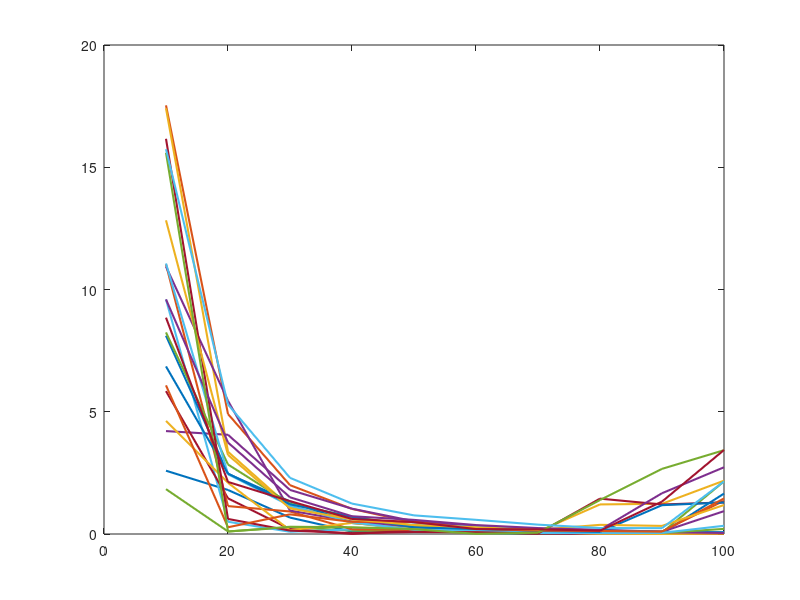

The MATLAB source for this figure: (Note: this script raises an error after producing the figure.)
% This file is the 'main' file and will execute all parameters, functions, data and 
% scripts in the model and executed results are published in plots   

%   Author: Dhruv Jagga
%   Project: Source Code - Cloud Your Bus
%   email: d.jagga@tue.nl
%   Date: 10-12-2019;
%   Revised: 22-05-2020

% Clear Workspace
clc;
clear;
close all;

% Create path in the current directory
directory.current = pwd;                                % returns path of current directory
addpath(genpath('./Results - Online Estimation'));      % add the folder and subfolders to the working path (workspace)
addpath(genpath('./Parameter'));                        % add the folder and subfolders to the working path (workspace)
%%%%%%%%%%%%%%%%%%%%%%%%%%%%%%%%%%%%%%%%%%%%%%%%%%%%%%%%%%%%%%%%%%%%%%%%%%%%%%%%%%%%%%%%%%%%%%%%%%%%%%%%%%%%%%%%%%%%%%%
% Absolute error data over different cycles

x = [1 2 3 4 5 6 7 8 9 10]*10 ;

absError01 = [ 2.5886 1.8003 0.6713 0.0979 0.2183 0.0450 0.0096 0.0221 0.0333 1.6538];
absError02 = [17.5311 4.9065 1.9977 1.0263 0.4699 0.2527 0.1995 0.1305 0.1035 1.3630];
absError03 = [17.4093 3.3644 1.1048 0.6356 0.3045 0.1944 0.0957 1.2101 1.2353 2.1809];
absError04 = [ 4.2092 4.0580 1.8026 1.0347 0.5224 0.3114 0.1936 0.1752 0.0917 0.9345];
absError05 = [ 1.8335 0.1043 0.2733 0.1424 0.1066 0.0481 0.0197 0.0224 0.0579 2.1513];
absError06 = [ 9.5908 0.5008 0.0923 0.1871 0.3909 0.2840 0.1856 0.1176 0.0785 0.0728];
absError07 = [ 5.8435 1.4573 0.2012 0.0028 0.1424 0.0737 0.0164 0.0036 0.0125 0.0178];
absError08 = [ 8.1106 2.4612 1.3298 0.4487 0.2301 0.1419 0.1509 0.1433 0.0880 0.0677];
absError09 = [11.0278 1.1408 0.9209 0.1899 0.1751 0.0418 0.0941 0.0071 0.0154 0.0342];
absError10 = [ 4.6246 2.0940 0.1560 0.4523 0.2006 0.1080 0.0780 0.0121 0.0012 0.0186];
absError11 = [10.9403 5.4457 0.9584 0.5133 0.3078 0.2137 0.1227 0.1159 0.0719 0.0428];
absError12 = [ 8.2445 2.8423 1.2402 0.7020 0.3460 0.1815 0.1491 0.0532 0.0445 0.2086];
absError13 = [11.0640 2.4452 1.1548 0.4770 0.1777 0.1432 0.0422 0.0359 0.0456 0.3365];
absError14 = [16.1641 0.6157 0.1391 0.0348 0.0815 0.0731 0.0208 1.4466 1.2063 1.2916];
absError15 = [ 6.8537 2.4699 1.2130 0.7014 0.2745 0.2076 0.1316 0.0871 1.1791 1.2904];
absError16 = [ 6.0787 0.2751 0.8038 0.4959 0.4981 0.2161 0.1390 0.1233 0.0971 1.4541];
absError17 = [12.8295 3.2326 1.0463 0.5978 0.3663 0.2747 0.1707 0.3748 0.3311 1.1854];
absError18 = [ 9.5958 3.7416 1.5010 0.7260 0.5771 0.3654 0.2430 0.1632 1.6672 2.7289];
absError19 = [15.5932 0.1006 0.2961 0.2765 0.1994 0.0062 0.0519 1.3891 2.6642 3.4272];
absError20 = [15.7371 5.2971 2.2969 1.2432 0.7618 0.5798 0.3828 0.2447 0.2388 2.1487];
absError21 = [ 8.8482 2.1295 1.3443 0.6158 0.4873 0.2025 0.1904 0.1358 1.3245 3.4359];

% Absolute error with updated profile and test data [cycle 03 and cycle 04]
test2absError03 = [10.5115  7.0157 1.5428 0.4213 0.1989 0.2872 0.2175 0.1494 0.1837 0.1749];
test2absError04 = [43.9661 12.2461 4.0771 1.9556 0.7357 0.3024 0.1512 0.1284 0.0259 0.0345];

% Absolute error with updated profile and validation data [cycle 17 and cycle 18]
test2absError17 = [ 3.7141  1.4400 0.8485 0.7175 0.5280 0.4134 0.2697 0.2368 0.1847 0.1540];
test2absError18 = [50.2463 10.3627 3.6298 1.5236 0.6722 0.3876 0.2176 0.1520 0.0811 0.3166];

% Plotting Absolute error over different cycles
err = [15.6976 5.3451 2.2046 1.2401 0.6803 0.5736 0.3732 1.4430 2.6630 3.4181]/2;

% Plot - Progression of Absolute Error - Route 401 (21 Cycle)
figure()
plot(x,absError01,'DisplayName','Cycle01','LineWidth',1.5);
hold on
plot(x,absError02,'DisplayName','Cycle02','LineWidth',1.5);
plot(x,absError03,'DisplayName','Cycle03','LineWidth',1.5);
plot(x,absError04,'DisplayName','Cycle04','LineWidth',1.5);
plot(x,absError05,'DisplayName','Cycle05','LineWidth',1.5);
plot(x,absError06,'DisplayName','Cycle06','LineWidth',1.5);
plot(x,absError07,'DisplayName','Cycle07','LineWidth',1.5);
plot(x,absError08,'DisplayName','Cycle08','LineWidth',1.5);
plot(x,absError09,'DisplayName','Cycle09','LineWidth',1.5);
plot(x,absError10,'DisplayName','Cycle10','LineWidth',1.5);
plot(x,absError11,'DisplayName','Cycle11','LineWidth',1.5);
plot(x,absError12,'DisplayName','Cycle12','LineWidth',1.5);
plot(x,absError13,'DisplayName','Cycle13','LineWidth',1.5);
plot(x,absError14,'DisplayName','Cycle14','LineWidth',1.5);
plot(x,absError15,'DisplayName','Cycle15','LineWidth',1.5);
plot(x,absError16,'DisplayName','Cycle16','LineWidth',1.5);
plot(x,absError17,'DisplayName','Cycle17','LineWidth',1.5);
plot(x,absError18,'DisplayName','Cycle18','LineWidth',1.5);
plot(x,absError19,'DisplayName','Cycle19','LineWidth',1.5);
plot(x,absError20,'DisplayName','Cycle20','LineWidth',1.5);
plot(x,absError21,'DisplayName','Cycle21','LineWidth',1.5);
errorbar(x,absError21,err,'DisplayName','Error Bar','LineWidth',1.5);
hold off
% Figure Properties
ylabel('Absolute Error [%]','FontSize',12,'FontWeight','bold','Color','k');
xlabel('Route Distance Travelled [%]','FontSize',12,'FontWeight','bold','Color','k');
%title('Progression of Absolute Error - Route 401 (21 Cycle)','FontSize',12,'FontWeight','bold','Color','k');
lgd = legend;
lgd.FontSize = 6.5;
lgd.Location = 'northeast';
grid on;

% Plot - Comparison of Absolute Error (in measured and estimated energy)- Route 401 (Training Data) with base profile and updated profile
figure()
subplot(2,1,1);
w1 = 0.5;
bar(x,absError03,w1,'FaceColor',[0.2 0.2 0.5]);
w2 = 0.25;
hold on
bar(x,test2absError03,w2,'FaceColor',[0 0.7 0.7])
hold off
% Figure Properties
ylabel('Absolute Error [%]','FontSize',12,'Color','k');
xlabel('Route Distance Travelled [%]','FontSize',12,'Color','k');
%title('Comparison of Absolute Error - Route 401 (Training Data)','FontSize',12,'FontWeight','bold','Color','k');
lgd = legend('Abs. Error with Base Reference','Abs. Error with Updated Reference');
lgd.FontSize = 10;
set(gca,'FontSize',11, 'TitleFontSizeMultiplier',1);
grid on;

%figure()
subplot(2,1,2);
w1 = 0.5;
bar(x,absError04,w1,'FaceColor',[0.2 0.2 0.5]);
w2 = 0.25;
hold on
bar(x,test2absError04,w2,'FaceColor',[0 0.7 0.7])
hold off
% Figure Properties
ylabel('Absolute Error [%]','FontSize',12,'Color','k');
xlabel('Route Distance Travelled [%]','FontSize',12,'Color','k');
%title('Comparison of Absolute Error - Route 401 (Training Data)','FontSize',12,'FontWeight','bold','Color','k');
lgd = legend('Abs. Error with Base Reference','Abs. Error with Updated Reference');
lgd.FontSize = 10;
set(gca,'FontSize',11, 'TitleFontSizeMultiplier',1);
grid on;

% Plot - Comparison of Absolute Error (in measured and estimated energy)- Route 401 (Validation Data) with base profile and updated profile
figure()
subplot(2,1,1);
w1 = 0.5;
bar(x,absError17,w1,'FaceColor',[0.2 0.2 0.5]);
w2 = 0.25;
hold on
bar(x,test2absError17,w2,'FaceColor',[0 0.7 0.7])
hold off
% Figure Properties
ylabel('Absolute Error [%]','FontSize',12,'Color','k');
xlabel('Route Distance Travelled [%]','FontSize',12,'Color','k');
%title('Comparison of Absolute Error - Route 401 (Training Data)','FontSize',12,'FontWeight','bold','Color','k');
lgd = legend('Abs. Error with Base Reference','Abs. Error with Updated Reference');
lgd.FontSize = 10;
set(gca,'FontSize',11, 'TitleFontSizeMultiplier',1);
grid on;

subplot(2,1,2);
w1 = 0.5;
bar(x,absError18,w1,'FaceColor',[0.2 0.2 0.5]);
w2 = 0.25;
hold on
bar(x,test2absError18,w2,'FaceColor',[0 0.7 0.7])
hold off
% Figure Properties
ylabel('Absolute Error [%]','FontSize',12,'Color','k');
xlabel('Route Distance Travelled [%]','FontSize',12,'Color','k');
%title('Comparison of Absolute Error - Route 401 (Training Data)','FontSize',12,'FontWeight','bold','Color','k');
lgd = legend('Abs. Error with Base Reference','Abs. Error with Updated Reference');
lgd.FontSize = 10;
set(gca,'FontSize',11, 'TitleFontSizeMultiplier',1);
grid on;

% Plot - Comparison of Absolute error with Offline and Online Estimate (Correction)
x1 = [1 2 3 4 5 6 7 8 9 10 11 12 13 14 15 16 17 18 19 20 21];
offline_absError = [8.2382 15.7306 32.1049 23.3071 4.2441 8.1959 17.7097 2.6124 1.1759 16.7030 34.6219 4.5323 29.8384 1.4536 30.2283...
                    39.9463 17.2104 26.3254 21.3144 21.6247 30.8518];
                
online_absError  = [1.6538 1.3630 2.1809 0.9345 2.1513 0.0728 0.0178 0.0677 0.0342 0.0186 0.0428 0.2086 0.3365 1.2916 1.2904 1.4541...
                    1.1854 2.7289 3.4272 2.1487 3.4359];
                
figure()
w1 = 0.5;
bar(x1,offline_absError,w1,'FaceColor',[0.9 0.2 0.2]);
w2 = 0.75;
hold on
bar(x1,online_absError,w2,'FaceColor',[0.0 0.0 0.0])
hold off
% Figure Properties
ylabel('Absolute Error [%]','FontSize',14,'Color','k');
xlabel('Total Number of Cycles','FontSize',14,'Color','k');
%title('Progression of Absolute Error - Route 401 (21 Cycle)','FontSize',12,'FontWeight','bold','Color','k');
lgd = legend('Abs. Error in Offline Estimation','Abs. Error in Online Estimation');
lgd.FontSize = 11;
lgd.Location = 'northwest';
grid on;

%%
%%%%%%%%%%%%%%%%%%%%%%%%%%%%%%%%%%%%%%%%%%%%%%%%%%%%%%%%%%%%%%%%%%%%%%%%%%%%%%%%%%%%%%%%%%%%%%%%%%%%%%%%%%%%%%%%%%%%%%%
% Online Estimations
%load('outcycle01.mat');
% load('test1-testdata0102-baseprofile.mat');
% load('test2-testdata03-updatedprofile.mat');
% load('test2-testdata04-updatedprofile.mat');
 load('test3-validationdata17-updatedprofile.mat');
% load('test3-validationdata18-updatedprofile.mat');

% Plot - Drivetrain Online Estimation (Route 401) - Individual Cycles
figure()
plot(out.Drivetrain.energyDriveTrip,':','Color','k','DisplayName','Estimation (Trip End)','LineWidth',3.0);
hold on
plot(out.Drivetrain.energyDriveTripCurrent,':','Color','b','DisplayName','Estimation (Current)','LineWidth',3.0);
plot(out.Drivetrain.energyDriveActual,'-','Color','r','DisplayName','Measured','LineWidth',1.5);
hold off
% Figure Properties
ylabel('Energy [kWh]','FontSize',15,'Color','k');
xlabel('No. of Samples','FontSize',15,'Color','k');
%title('Drivetrain Online Energy Estimation - Route 401 (Training Data)','FontSize',12,'FontWeight','bold','Color','k');
lgd = legend;
lgd.FontSize = 12;
lgd.Location = 'southeast';
grid on;

% Plot - Mass Estimation (Drivetrain)
figure()
plot(out.Drivetrain.massEstimate,':','Color','r','DisplayName','Estimation','LineWidth',3.0);
% Figure Properties
ylabel('m [Kg]','FontSize',15,'Color','k');
xlabel('No. of Samples','FontSize',15,'Color','k');
%title('Mass Estimation - Route 401 (Training Data)','FontSize',12,'FontWeight','bold','Color','k');
lgd = legend;
lgd.FontSize = 12;
lgd.Location = 'northeast';
grid on;

% Plot - Auxiliary Online Estimation (Route 401) - Individual Cycles
figure()
plot(out.Auxiliary.energyAuxTrip,':','Color','k','DisplayName','Estimation (Trip End)','LineWidth',3.0);
hold on
plot(out.Auxiliary.energyAuxTripCurrent,':','Color','b','DisplayName','Estimation (Current)','LineWidth',3.0);
plot(out.Auxiliary.energyAuxActual,'-','Color','r','DisplayName','Measured','LineWidth',1.5);
hold off
% Figure Properties
ylabel('Energy [kWh]','FontSize',15,'Color','k');
xlabel('No. of Samples','FontSize',15,'Color','k');
%title('Auxiliary Online Energy Estimation - Route 401 (Training Data)','FontSize',12,'FontWeight','bold','Color','k');
lgd = legend;
lgd.FontSize = 12;
lgd.Location = 'northeast';
grid on;

% Plot - Gain Estimation (Auxiliary)
figure()
plot(out.Auxiliary.corrGain,':','Color','r','DisplayName','Estimation','LineWidth',3.0);
% Figure Properties
ylabel('n [-]','FontSize',15,'Color','k');
xlabel('No. of Samples','FontSize',15,'Color','k');
%title('Gain Estimation - Route 401 (Training Data)','FontSize',12,'FontWeight','bold','Color','k');
lgd = legend;
lgd.FontSize = 12;
lgd.Location = 'northeast';
grid on;

% Plot - Total Online Estimation (Route 401) - Individual Cycles
figure()
plot(out.Total.energyTrip,':','Color','k','DisplayName','Estimation (Trip End)','LineWidth',3.0);
hold on
plot(out.Total.energyTripCurrent,':','Color','b','DisplayName','Estimation (Current)','LineWidth',3.0);
plot(out.Total.energyActual,'-','Color','r','DisplayName','Measured','LineWidth',1.5);
hold off
% Figure Properties
ylabel('Energy [kWh]','FontSize',15,'Color','k');
xlabel('No. of Samples','FontSize',15,'Color','k');
%title('Total Online Energy Estimation - Route 401 (Training Data)','FontSize',12,'FontWeight','bold','Color','k');
lgd = legend;
lgd.FontSize = 12;
lgd.Location = 'southeast';
grid on;

% Plot - Active Status
figure()
plot(out.Drivetrain.eState,'-','Color','k','DisplayName','Active Status','LineWidth',1.5);
% Figure Properties
ylabel('Status [-]','FontSize',15,'Color','k');
ylim([0 2]);
xlabel('No. of Samples','FontSize',15,'Color','k');
%title('Active Status - Route 401 (Training Data)','FontSize',12,'FontWeight','bold','Color','k');
lgd = legend;
lgd.FontSize = 12;
lgd.Location = 'northeast';
grid on;

% Plot - Error in Estimation
figure()
plot(out.Total.error,'-','Color','k','DisplayName','Error','LineWidth',1.5);
% Figure Properties
ylabel('Amplitude [%]','FontSize',15,'Color','k');
xlabel('No. of Samples','FontSize',15,'Color','k');
%title('Error in Estimation - Route 401 (Training Data)','FontSize',12,'FontWeight','bold','Color','k');
lgd = legend;
lgd.FontSize = 12;
lgd.Location = 'northeast';
grid on;

% Plot - Deviation from Offline Estimation
figure()
plot(out.Total.deviation,'-','Color','k','DisplayName','Deviation','LineWidth',1.5);
% Figure Properties
ylabel('Amplitude [%]','FontSize',15,'Color','k');
xlabel('No. of Samples','FontSize',15,'Color','k');
%title('Deviation from Offline Estimation - Route 401 (Training Data)','FontSize',12,'FontWeight','bold','Color','k');
lgd = legend;
lgd.FontSize = 12;
lgd.Location = 'northeast';
grid on;

% Plot - Erate Calculation
figure()
plot(out.postProcess.Erate,'-','Color','k','DisplayName','RCI','LineWidth',1.5);
% Figure Properties
ylabel('RCI [m/s^{2}]','FontSize',15,'Color','k');
xlabel('No. of Samples','FontSize',15,'Color','k');
%title('Calculated RCI - Route 401 (Training Data)','FontSize',12,'FontWeight','bold','Color','k');
lgd = legend;
lgd.FontSize = 12;
lgd.Location = 'northeast';
grid on;

% Plot - Counter and Reset
figure()
plot(out.postProcess.counter,'-','Color','r','DisplayName','Counter','LineWidth',1.5);
hold on
plot(out.postProcess.reset,'-','Color','b','DisplayName','Reset','LineWidth',1.5);
hold off
% Figure Properties
ylabel('Amplitude [-]','FontSize',15,'Color','k');
ylim([-0.5 3.5]);
xlabel('No. of Samples','FontSize',15,'Color','k');
%title('Route Count - Route 401 (Training Data)','FontSize',12,'FontWeight','bold','Color','k');
lgd = legend;
lgd.FontSize = 12;
lgd.Location = 'northeast';
grid on;

% Plot - Reliability
figure()
plot(out.reliability,'-','Color','r','DisplayName','Reliability','LineWidth',1.5);
% Figure Properties
ylabel('Amplitude [%]','FontSize',15,'Color','k');
ylim([0 120]);
xlabel('No. of Samples','FontSize',15,'Color','k');
%title('Estimation Reliability - Route 401 (Training Data)','FontSize',12,'FontWeight','bold','Color','k');
lgd = legend;
lgd.FontSize = 12;
lgd.Location = 'northeast';
grid on;

%%
% Comparison between base and updated profile
% Load Base and Updated Reference Profile
t1 = load('ErateAvgRoute401_A.mat');
t2 = load('UpdatedErateProfile401_A.mat');

% Base Profile Data
x1 = t1.trip.time;
y1 = t1.trip.Erate;

xp1 = t1.trip.time;
yp1 = t1.trip.Paux;

% Updated Profile Data
x2 = t2.trip.time;
y2 = t2.trip.Erate;

xp2 = t2.trip.time;
yp2 = t2.trip.Paux;

% Plot - Erate of Base and updated reference profile
figure()
line(x1,y1,'Color','r','DisplayName','RCI - Base Reference','LineWidth',1.5)
ax1 = gca; % current axes
ax1.XColor = 'r';
ax1.YColor = 'r';
ax1.YLim   = [-5 5];
ax1.XGrid  = 'on';
ax1.YGrid  = 'on';
ax1.FontSize = 16;
ax1.XLabel.String = 'No. of Samples';
ax1.XLabel.FontSize = 26;
ax1.XLabel.FontWeight = 'normal';
ax1.YLabel.String = 'RCI [m/s^{2}]';
ax1.YLabel.FontSize = 26;
ax1.YLabel.FontWeight = 'normal';
ax1.Position = [0.1100 0.1100 0.7750 0.8150];
ax1_pos = ax1.Position; % position of first axes
lgd = legend;
lgd.FontSize = 20;
lgd.Location = 'northeast';
grid on;

ax2 = axes('Position',ax1_pos,...
    'XAxisLocation','top',...
    'YAxisLocation','right',...
    'Color','none');

line(x2,y2,'Parent',ax2,'Color','k','DisplayName','RCI - Updated Reference','LineWidth',1.5);
ax2 = gca;
ax2.XGrid  = 'on';
ax2.YGrid  = 'on';
ax2.FontSize = 16;
ax2.XLabel.String = 'No. of Samples';
ax2.XLabel.FontSize = 26;
ax2.XLabel.FontWeight = 'normal';
ax2.YLabel.String = 'RCI [m/s^{2}]';
ax2.YLabel.FontSize = 26;
ax2.YLabel.FontWeight = 'normal';

% Figure Properties
%title('Comparison RCI Profile - Route 401 (Training Data)','FontSize',12,'FontWeight','bold','Color','k');
lgd = legend;
lgd.FontSize = 20;
lgd.Location = 'southeast';
grid on;


% Plot - Auxiliary Power Profile of Base and updated reference profile
figure()
line(xp1,yp1,'Color','r','DisplayName','Power - Base Reference','LineWidth',1.5)
ax1 = gca; % current axes
ax1.XColor = 'r';
ax1.YColor = 'r';
ax1.YLim   = [-7.5 3]*1e4;
ax1.XGrid  = 'on';
ax1.FontSize = 16;
%ax1.YGrid  = 'on';
ax1.XLabel.String = 'No. of Samples';
ax1.XLabel.FontSize = 26;
ax1.XLabel.FontWeight = 'normal';
ax1.YLabel.String = 'Power [W]';
ax1.YLabel.FontSize = 26;
ax1.YLabel.FontWeight = 'normal';
ax1.Position = [0.1100 0.1100 0.7750 0.8150];
ax1_pos = ax1.Position; % position of first axes
lgd = legend;
lgd.FontSize = 20;
lgd.Location = 'northeast';



ax2 = axes('Position',ax1_pos,...
    'XAxisLocation','top',...
    'YAxisLocation','right',...
    'Color','none');

line(xp2,yp2,'Parent',ax2,'Color','k','DisplayName','Power - Updated Reference','LineWidth',1.5);
ax2.XGrid  = 'on';
ax2.FontSize = 16;
%ax2.YGrid  = 'on';
ax2.XLabel.String = 'No. of Samples';
ax2.XLabel.FontSize = 26;
ax2.XLabel.FontWeight = 'normal';
ax2.YLabel.String = 'Power [W]';
ax2.YLabel.FontSize = 26;
ax2.YLabel.FontWeight = 'normal';

% Figure Properties
%title('Comparison Power Profile - Route 401 (Training Data)','FontSize',12,'FontWeight','bold','Color','k');
lgd = legend;
lgd.FontSize = 20;
lgd.Location = 'southeast';
grid on;










